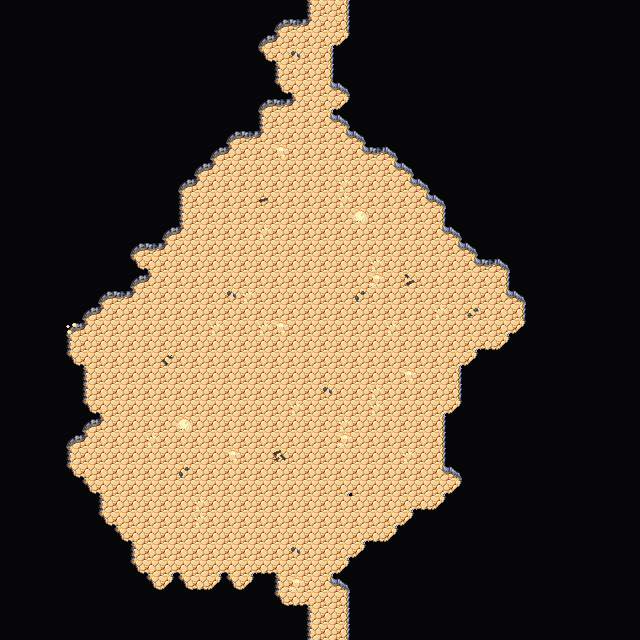

Tiled map render using the project's own tile images. Description and the map definition, with tile-layer contents summarised, below:
An orthogonal 40x40 tile map with 16x16 px tiles, 4 tile layers (Collision, Background, Walls, Clutter), 2 tilesets and 2 objects.

<map version="1.5" tiledversion="1.7.2" orientation="orthogonal" renderorder="right-down" width="40" height="40" tilewidth="16" tileheight="16" infinite="0" nextlayerid="7" nextobjectid="62">
 <editorsettings>
  <export target="wastetown..tmx" format="tmx" />
 </editorsettings>
 <tileset firstgid="1" source="../../../tileset/main.tsx" />
 <tileset firstgid="3477" source="../../../tileset/buildings.tsx" />
 <layer id="6" name="Collision" width="40" height="40">
  <data>[1600 cells, 0 non-empty, 0 distinct tile ids]</data>
 </layer>
 <layer id="1" name="Background" width="40" height="40">
  <data>[1600 cells, 1600 non-empty, 1 distinct tile ids]</data>
 </layer>
 <layer id="2" name="Walls" width="40" height="40">
  <data>[1600 cells, 1101 non-empty, 17 distinct tile ids]</data>
 </layer>
 <layer id="3" name="Clutter" width="40" height="40">
  <properties>
   <property name="spriteLayer" type="bool" value="true" />
  </properties>
  <data>[1600 cells, 38 non-empty, 11 distinct tile ids]</data>
 </layer>
 <objectgroup id="4" name="Objects">
  <object id="60" template="../../../obj/door_up.tx" x="319.688" y="638.393">
   <properties>
    <property name="teleport" value="../common/maps/map/cave/cave_multilevel_4/cave_23I2.tmx" />
    <property name="teleportObjectId" value="61" />
   </properties>
  </object>
  <object id="61" template="../../../obj/door_down.tx" x="321.655" y="16.7221">
   <properties>
    <property name="teleport" value="../common/maps/map/cave/cave_multilevel_4/cave_23G2.tmx" />
    <property name="teleportObjectId" value="60" />
   </properties>
  </object>
 </objectgroup>
</map>
